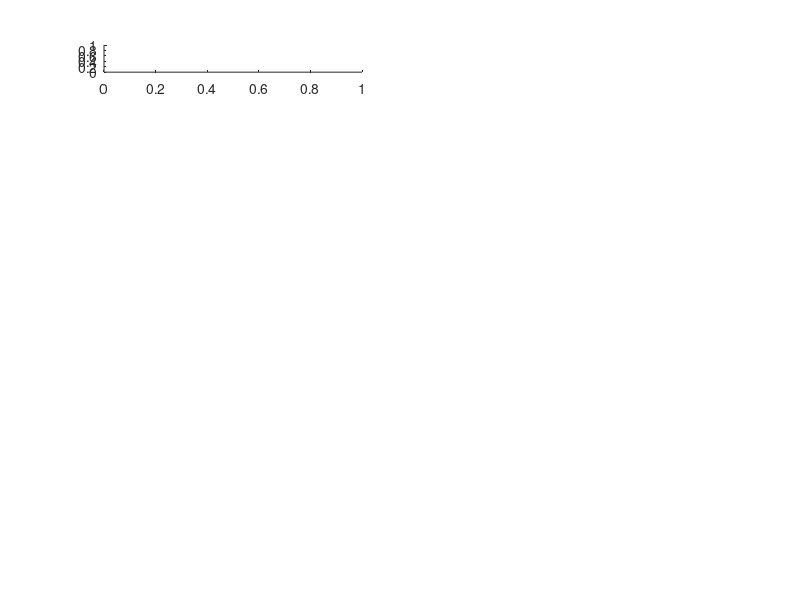

Write MATLAB code to recreate this figure. (Note: this script raises an error after producing the figure.)
for i=1:8
    subplot(8,2, 2*i-1);
    data = xlsread("Meas"+i+".xlsx");
    peo = data(1:end,1);
    peominusal2o3 = data(1:end,2);
    plot(peo, peominusal2o3);

    
    subplot(8,2,2*i);
    I = indices(i) + realstartpoint(i) + startend(i);
    plot(peo(1:I), peominusal2o3(1:I));
    hold on
    plot(peo(I:end), peominusal2o3(I:end));
end